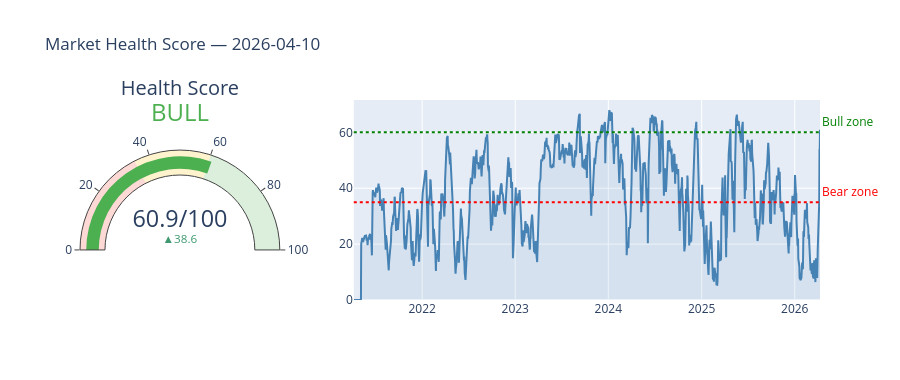

Notebook source saved alongside this figure:
### Markdown cell above
## 7. Breadth health score and regime status

### Code cell
# Market health = weighted breadth composite
health = (
    0.40 * breadth['Above 20MA'] +
    0.35 * breadth['Above 50MA'] +
    0.25 * breadth['Above 200MA']
)

today_health = health.iloc[-1]
week_ago_health = health.iloc[-6]
regime_label = 'BULL' if today_health > 60 else ('BEAR' if today_health < 35 else 'NEUTRAL')
regime_color = {'BULL': '#4CAF50', 'NEUTRAL': '#FF9800', 'BEAR': '#F44336'}[regime_label]

fig = make_subplots(rows=1, cols=2,
                    column_widths=[0.3, 0.7],
                    specs=[[{'type':'indicator'}, {'type':'scatter'}]])

fig.add_trace(go.Indicator(
    mode='gauge+number+delta',
    value=today_health,
    delta={'reference': week_ago_health, 'valueformat': '.1f'},
    title={'text': f'Health Score<br><span style="font-size:1.2em;color:{regime_color}">{regime_label}</span>'},
    number={'suffix': '/100', 'valueformat': '.1f'},
    gauge={
        'axis': {'range': [0, 100]},
        'bar': {'color': regime_color},
        'steps': [
            {'range': [0,  35], 'color': 'rgba(244,67,54,0.2)'},
            {'range': [35, 60], 'color': 'rgba(255,193,7,0.2)'},
            {'range': [60,100], 'color': 'rgba(76,175,80,0.2)'},
        ]
    }
), row=1, col=1)

# Health history
fig.add_trace(go.Scatter(
    x=health.index, y=health,
    name='Market Health', line=dict(color='steelblue', width=2),
    fill='tozeroy', fillcolor='rgba(70,130,180,0.1)'
), row=1, col=2)
for level, color, label in [(60, 'green', 'Bull zone'), (35, 'red', 'Bear zone')]:
    fig.add_shape(
        type='line', x0=0, x1=1, y0=level, y1=level,
        xref='x domain', yref='y',
        line=dict(color=color, dash='dot')
    )
    fig.add_annotation(
        x=1, y=level, xref='x domain', yref='y',
        text=label, showarrow=False, xanchor='left', yanchor='bottom',
        font=dict(color=color)
    )

fig.update_layout(title=f'Market Health Score — {LATEST.date()}', height=380)
fig.show()

### Figure 1 — Plotly figure (JSON) as saved in the notebook; plotly's stock layout.template omitted (floating-point values rounded to 4 significant figures; data arrays with more than 128 entries replaced by an {"elided": "..."} marker saying what was removed)
{"data": [{"delta": {"reference": 22.35, "valueformat": ".1f"}, "domain": {"x": [0, 0.27], "y": [0, 1]}, "gauge": {"axis": {"range": [0, 100]}, "bar": {"color": "#4CAF50"}, "steps": [{"color": "rgba(244,67,54,0.2)", "range": [0, 35]}, {"color": "rgba(255,193,7,0.2)", "range": [35, 60]}, {"color": "rgba(76,175,80,0.2)", "range": [60, 100]}]}, "mode": "gauge+number+delta", "number": {"suffix": "/100", "valueformat": ".1f"}, "title": {"text": "Health Score<br><span style=\"font-size:1.2em;color:#4CAF50\">BULL</span>"}, "type": "indicator", "value": 60.93}, {"fill": "tozeroy", "fillcolor": "rgba(70,130,180,0.1)", "line": {"color": "steelblue", "width": 2}, "name": "Market Health", "type": "scatter", "x": {"elided": "1238 str values"}, "xaxis": "x", "y": {"elided": "1238 float values"}, "yaxis": "y"}], "layout": {"annotations": [{"font": {"color": "green"}, "showarrow": false, "text": "Bull zone", "x": 1, "xanchor": "left", "xref": "x domain", "y": 60, "yanchor": "bottom", "yref": "y"}, {"font": {"color": "red"}, "showarrow": false, "text": "Bear zone", "x": 1, "xanchor": "left", "xref": "x domain", "y": 35, "yanchor": "bottom", "yref": "y"}], "height": 380, "shapes": [{"line": {"color": "green", "dash": "dot"}, "type": "line", "x0": 0, "x1": 1, "xref": "x domain", "y0": 60, "y1": 60, "yref": "y"}, {"line": {"color": "red", "dash": "dot"}, "type": "line", "x0": 0, "x1": 1, "xref": "x domain", "y0": 35, "y1": 35, "yref": "y"}], "title": {"text": "Market Health Score — 2026-04-10"}, "xaxis": {"anchor": "y", "domain": [0.37, 1]}, "yaxis": {"anchor": "x", "domain": [0, 1]}}}
